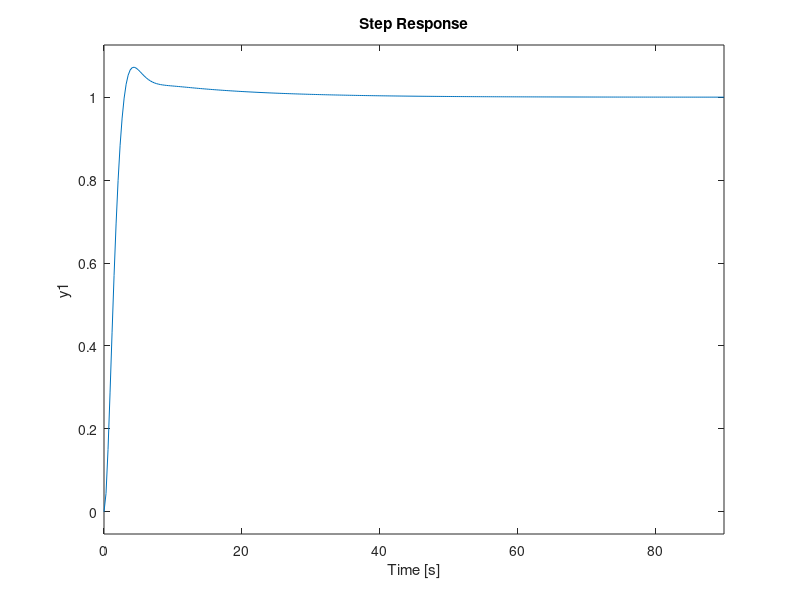
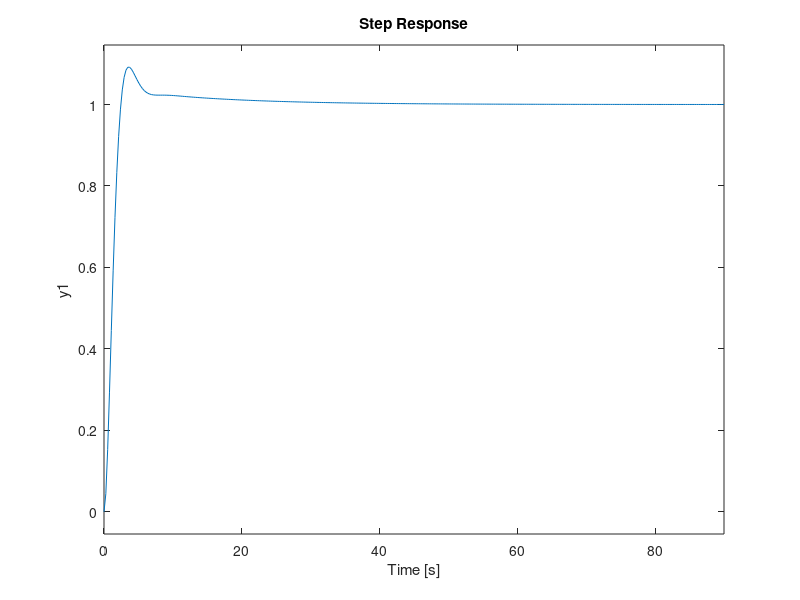
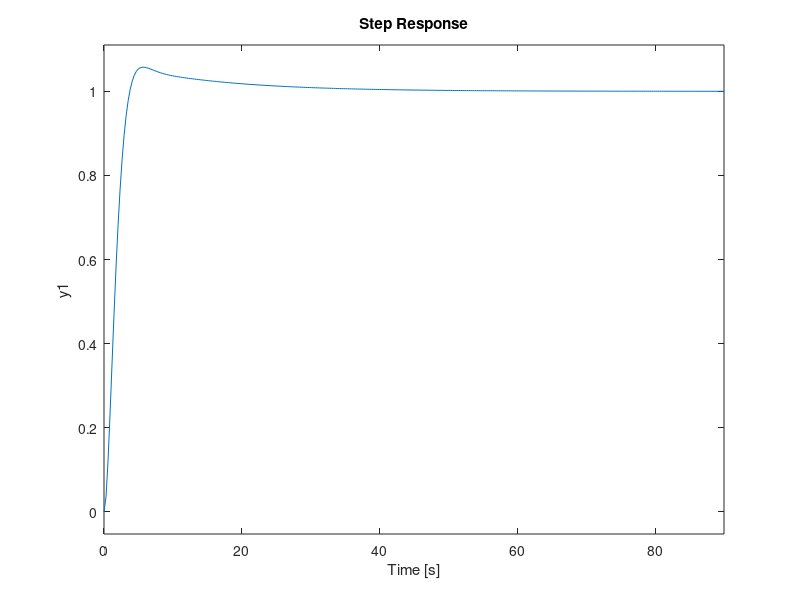
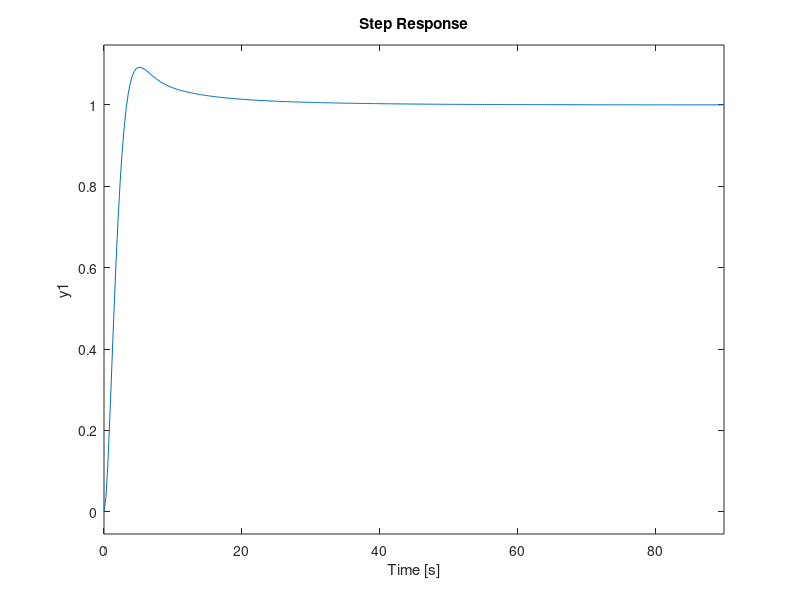

Reproduce these figures in MATLAB, in order.
clear variables

Hf = tf(2, [5 1 0])
raport = 1.05
delta_sigma = 1.05-1
sigma = 0.03
zeta = abs(log(sigma)) / sqrt((log(sigma))^2 + pi^2)
ts = 5
wn = 4/(zeta*ts)
cv_stea = 1.5
pc = delta_sigma/(2*zeta/wn - 1/cv_stea)
zc = pc/(1+delta_sigma)
cv2 = wn/(2*zeta)

1/cv2 - 1/zc + 1/pc
1/cv_stea

Ho = tf(wn^2, [1 2*zeta*wn wn^2]) * tf([pc pc*zc], [zc zc*pc]);
Hr = (1/Hf) * (Ho/(1-Ho));
figure
step(feedback(Hr*Hf,1)); grid;


%%
k = 2;
T = 5;
Hf1 = tf(k+0.2*k,[T 1 0]);
figure,
step(feedback(Hr*Hf1,1)); grid;

%%
Hf2 = tf(k-0.2*k,[T 1 0]);
figure,
step(feedback(Hr*Hf2,1)); grid;

%%
Hf3 = tf(k, [T+0.2*T 1 0]);
figure,
step(feedback(Hr*Hf3,1)); grid;

%%
Hf4 = tf(k, [T-0.2*T 1 0]);
figure,
step(feedback(Hr*Hf4,1)); grid;
